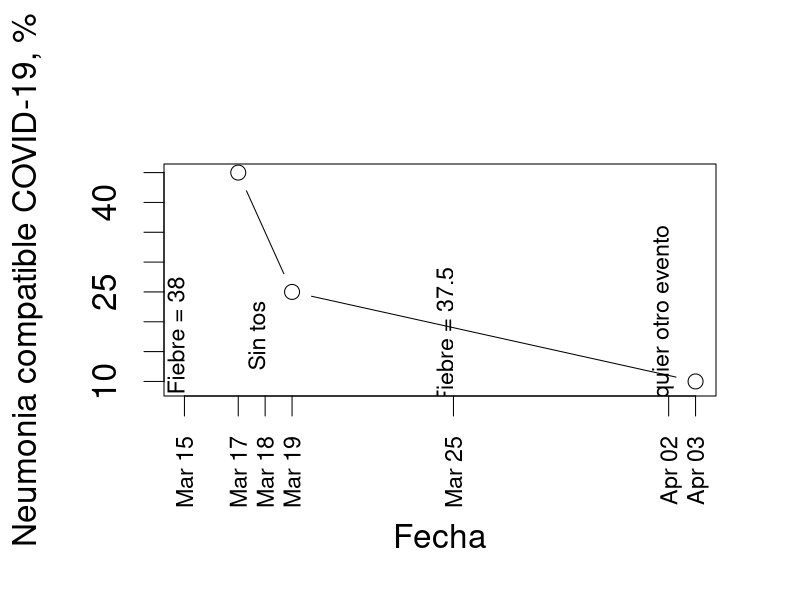

The R script that drew this image:
library(dplyr)
library(lubridate)
time_data <- read.csv("example-timeline-data.csv", header = TRUE)
as.POSIXct(time_data[, "Fecha"], tz = Sys.timezone())
classif_data <- data.frame(Fecha = c("17/03/2020", "19/03/2020", "03/04/2020"),
                           Sano = c(60, 50, 30),
                           Covid = c(45, 25, 10))

d1 <- dplyr::full_join(time_data, classif_data, by = "Fecha")
d2 <- d1
d2$Fecha <- as.POSIXct(d2[, "Fecha"], tz = Sys.timezone())
d2$Fecha2 <- lubridate::dmy(d2$Fecha)
d3 <- dplyr::arrange(d2, Fecha2)
d3$Fecha3 <- as.Date(d3$Fecha2, "%Y-%m-%d")

dyd <- 0.9 ## stretch downwards
d4 <- d3[!is.na(d3$Covid), ]

png(file = "example-output-1.png", width = 1000, height = 1000)
par(cex = 2)
plot(Covid ~ Fecha2, data = d4, type = "b", xaxt = "n",
     xlab = "Fecha", ylab = "Neumonia compatible COVID-19, %",
     xlim = c(min(d3$Fecha2), max(d3$Fecha2)),
     ylim = c(dyd * min(Covid), max(Covid)))
axis(1, d3$Fecha2, format(d3$Fecha2, "%b %d"), cex.axis = .7, las = 2)
d5 <- d3[!is.na(d3$Evento), ]
text(d5$Fecha2,
     1.1 * min(d3$Covid, na.rm = TRUE),
     ##0.5 * (max(d3$Covid, na.rm = TRUE) + min(d3$Covid, na.rm = TRUE)),
     labels = d5$Evento,
     srt = 90,
     pos = 3,
     offset = 1,
     ## adj = c(0.5, 0),
     cex = 0.7)
dev.off()

